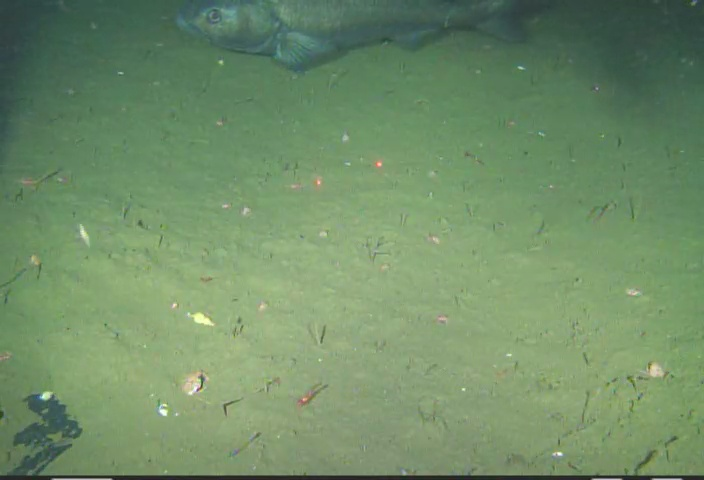
#> input picture data/fish_and_shadow.jpg, 704 x 480 px
$ python -i tracking.py   (imports and definitions only)   (Python 2 division)
#> lines starting #> are read from the running program, lines starting #| are printed output that depends on the picture
"""
Tracking algorithms.
"""

import cv2
import numpy as np

from segment import HSVColourSegmenter

class MultistageTracker(object):
    """
    Use ShapeFeatureTracker to find the initial objects until they have been
    tracked long enough to be considered objects of interest.  Then let
    the CamShiftTracker take over so we can handle when they stop moving.
    Increment counter once the handover has taken place.
    """

    def __init__(self):
        self.shape_tracker = ShapeFeatureTracker()
        self.camshift_tracker = CamShiftTracker()

    @property
    def count(self):
        return len(self.camshift_tracker.tracked_objects)

    @property
    def known_objects(self):
        return self.camshift_tracker.tracked_objects

    @property
    def potential_objects(self):
        return self.shape_tracker.potential_objects

    # [9 lines left out: function update, not called in this run]


class CamShiftTracker(object):
    """
    Example:
    https://code.ros.org/trac/opencv/browser/trunk/opencv/samples/python2/camshift.py?rev=6588
    """

    def __init__(self):
        self.tracked_objects = []
        self.mask_detector = HSVColourSegmenter()

    def track(self, objects):
        self.tracked_objects.extend(objects)

    # [43 lines left out: function update, not called in this run]


class ShapeFeatureTracker(object):
    """
    Performs the early tracking where we determine if an object is of
    interest for further tracking.

    It is based on the following shape features: centroid location,
    orientation and area.
    """

    # [22 lines left out: functions __init__, _find_matching_objects, _is_centroid_match, not called in this run]

    def _is_area_match(self, obj1, obj2):
        return np.abs(obj1.area - obj2.area) < self.area_threshold

    def _is_angle_match(self, obj1, obj2):
        return np.abs(obj1.angle - obj2.angle) < self.angle_threshold

    # [127 lines left out: functions is_match, _prune_tracks, _prune_short_tracks, _prune_super_tracks, _get_other_objects, _prune_sub_tracks and 5 more, not called in this run]


class TrackedObject(object):

    # [17 lines left out: function __init__, not called in this run]

    @property
    def center(self):
        return self.bbox.center

    # [29 lines left out: functions angle, update, not called in this run]

    def delta_area(self):
        return self.area - self.prev_area

    def contains(self, other_obj):
        return self.bbox.contains_bbox(other_obj.bbox)

    def bbox_overlap_area(self, other_obj):
        return self.bbox.overlap_area(other_obj.bbox)

    def is_new(self):
        return self.frames_tracked < 5


class BoundingBox(object):

    # [17 lines left out: functions __init__, __str__, cv2rect, not called in this run]

    @property
    def x1(self):
        return self.x0 + self.width

    @property
    def y1(self):
        return self.y0 + self.height

    @property
    def center(self):
        return (self.x0 + self.width / 2, self.y0 + self.height / 2)

    @property
    def top_left(self):
        return (self.x0, self.y0)

    @property
    def bottom_right(self):
        return (self.x1, self.y1)

    @property
    def area(self):
        return self.width * self.height

    def contains_point(self, point):
        return (point[0] >= self.x0 and point[0] <= self.x1 and
                point[1] >= self.y0 and point[1] <= self.y1)

    def contains_bbox(self, other_bbox):
        return (self.contains_point(other_bbox.top_left) and
                self.contains_point(other_bbox.bottom_right))

    # [4 lines left out: function overlap_area, not called in this run]

    @property
    def has_negative_area(self):
        return self.x0 < 0 or self.y0 < 0 or self.width < 0 or self.height < 0

    # [13 lines left out: function update, not called in this run]


>>> import cv2
>>> picture = cv2.imread('data/fish_and_shadow.jpg', cv2.IMREAD_GRAYSCALE)
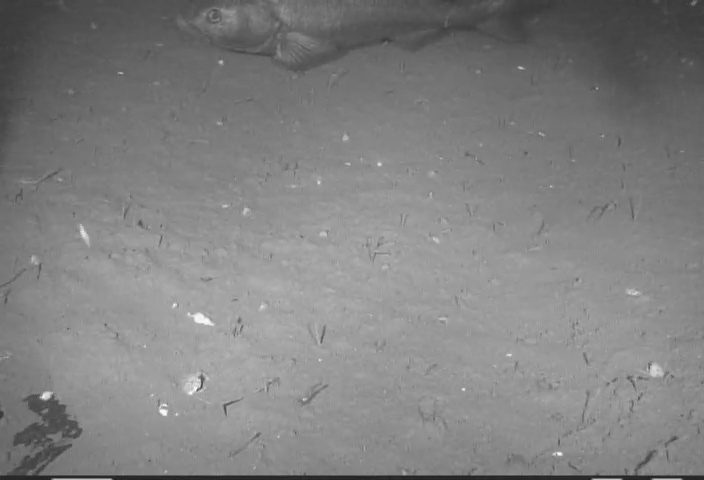
#> picture: shape (480, 704); min 28, max 254, mean 128.6
#> (the run stopped early here; a loop or call above may not have finished)

$ run again, on data/fish_well_lit.jpg
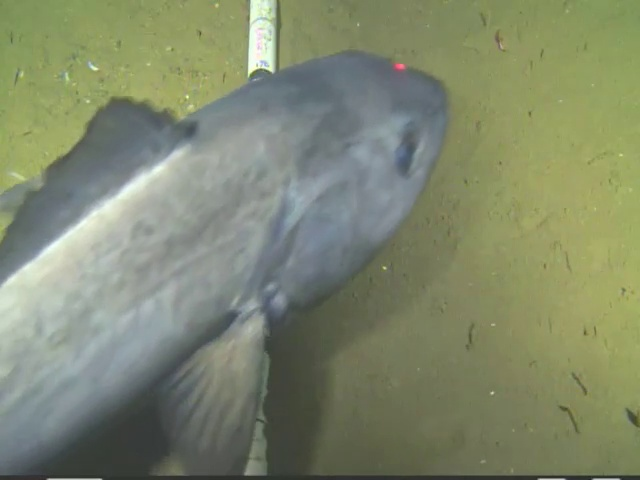
#> input picture data/fish_well_lit.jpg, 640 x 480 px
#> `picture = cv2.imread('data/fish_and_shadow.jpg', cv2.IMREAD_GRAYSCALE)`:
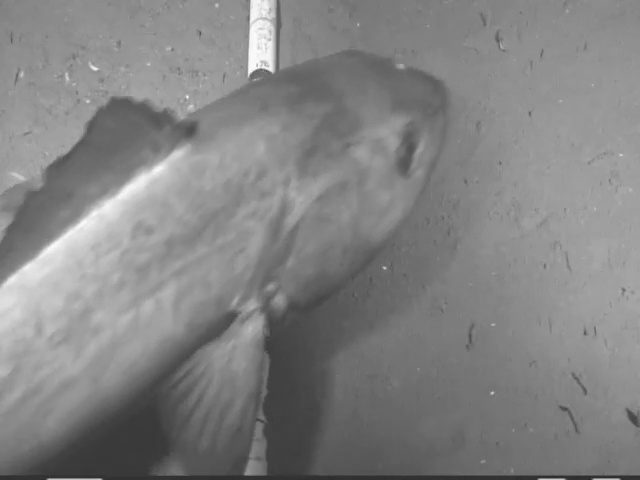
#> picture: shape (480, 640); min 38, max 254, mean 130.9

$ run again, on data/eye.png
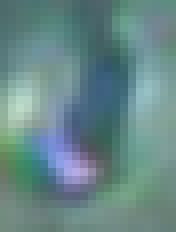
#> input picture data/eye.png, 22 x 29 px (shown 8 times larger)
#> `picture = cv2.imread('data/fish_and_shadow.jpg', cv2.IMREAD_GRAYSCALE)`:
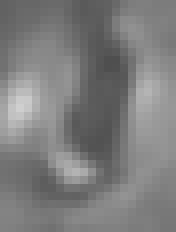
#> picture: shape (29, 22) (shown 8 times larger); min 79, max 207, mean 125.4

$ run again, on data/fish_ss.png
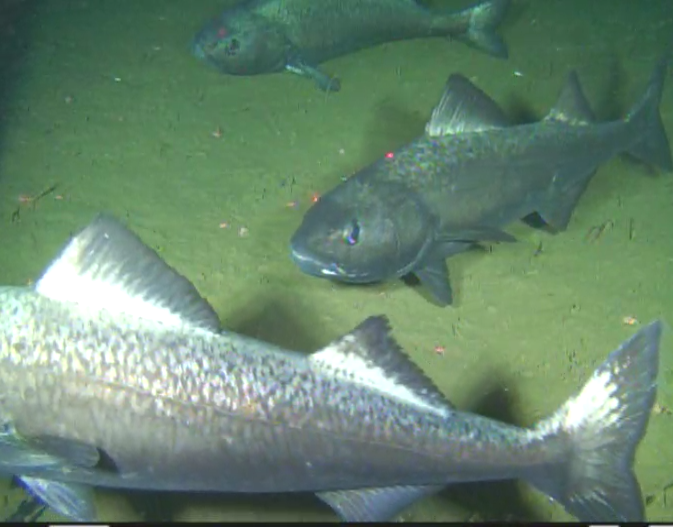
#> input picture data/fish_ss.png, 673 x 527 px
#> `picture = cv2.imread('data/fish_and_shadow.jpg', cv2.IMREAD_GRAYSCALE)`:
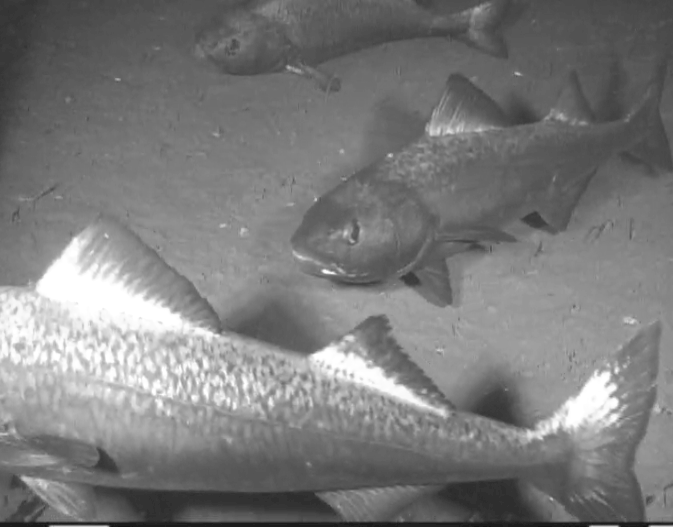
#> picture: shape (527, 673); min 21, max 255, mean 123
